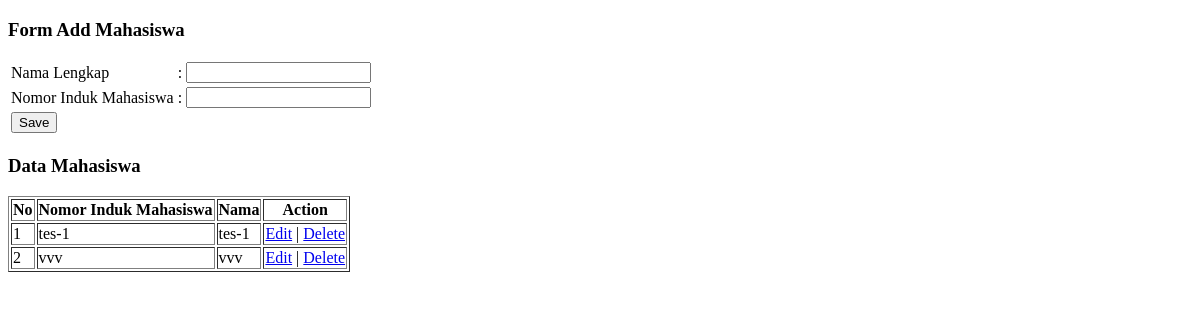
Before: / with the older database file.
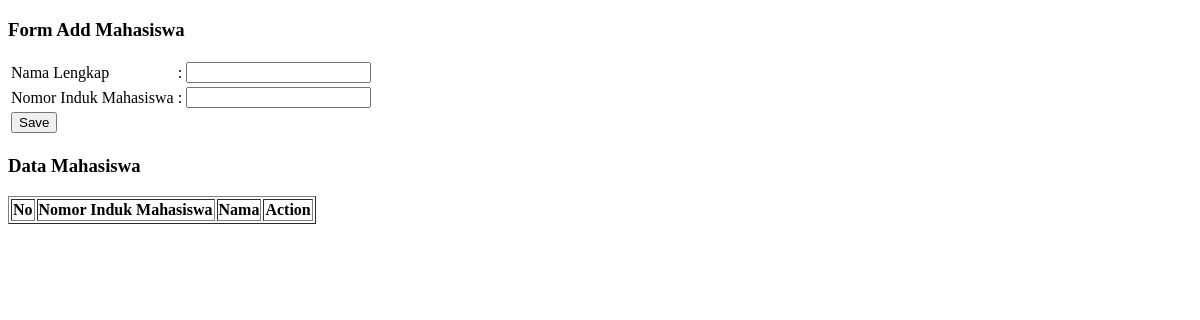
After: the same page with the newer database file.
### app/module/models/model.py (models this page shows)
class Mahasiswa(db.Model):
    id = db.Column(db.Integer, unique=True, primary_key=True, nullable=False)
    nim = db.Column(db.String, nullable=False)
    name = db.Column(db.String, nullable=False)
    def __repr__(self):
        return "<Name: {}>".format(self.name)

### app/module/controller.py (the view, shortened to what this page needs)
@app.route('/', methods=['GET','POST'])
def index():
    listMhs = Mahasiswa.query.all()
    print(listMhs)
    return render_template("home.html", data=enumerate(listMhs,1))

### app/templates/home.html (shortened to what this page needs)
<!DOCTYPE html>
<html lang="en">
<head>
</head>
<body>
<h3>Form Add Mahasiswa</h3>
<form action="/" method="POST">
    <table>
        <tr>
            <td>Nama Lengkap</td>
            <td>:</td>
            <td><input type="text" name="name"></td>
        </tr>
        <tr>
            <td>Nomor Induk Mahasiswa</td>
            <td>:</td>
            <td><input type="text" name="nim"></td>
        </tr>
        <tr>
            <td><button type="submit">Save</button></td>
        </tr>
    </table>
</form>
<h3>Data Mahasiswa</h3>
<table border="1">
    <tr>
        <th>No</th>
        <th>Nomor Induk Mahasiswa</th>
        <th>Nama</th>
        <th>Action</th>
    </tr>
    {% for no, x in data %}
        <tr>
            <td>{{ no }}</td>
            <td>{{ x.nim }}</td>
            <td>{{ x.name }}</td>
            <td><a href="form-update/{{ x.id }}">Edit</a> | <a href="delete/{{ x.id }}">Delete</a></td>
        </tr>
    {% endfor %}
</table>
</body>
</html>

Changed rows visible on the page:
removed Mahasiswa: id "1", nim "tes-1", name "tes-1"
removed Mahasiswa: id "2", nim "vvv", name "vvv"
